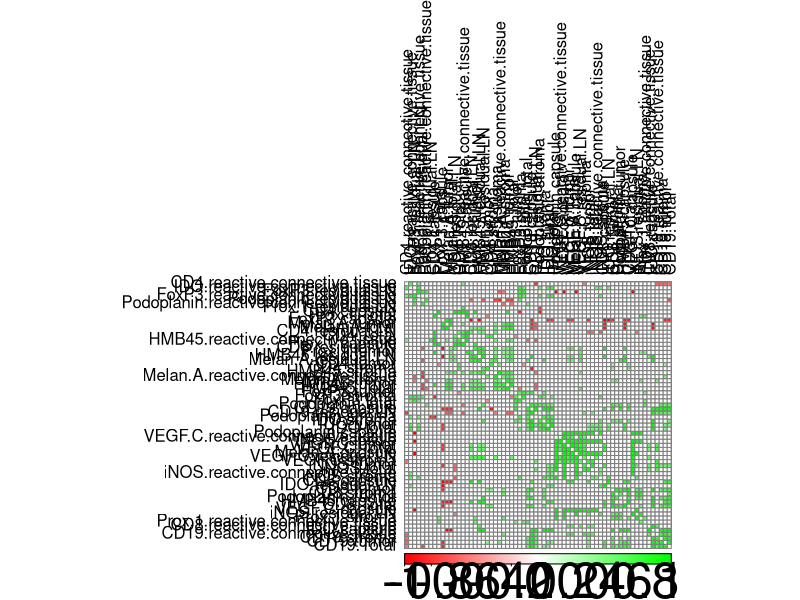
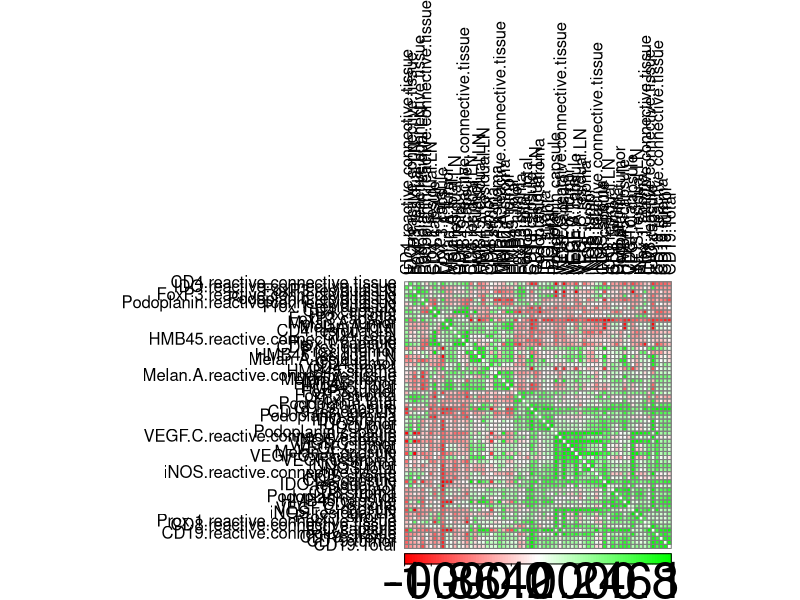
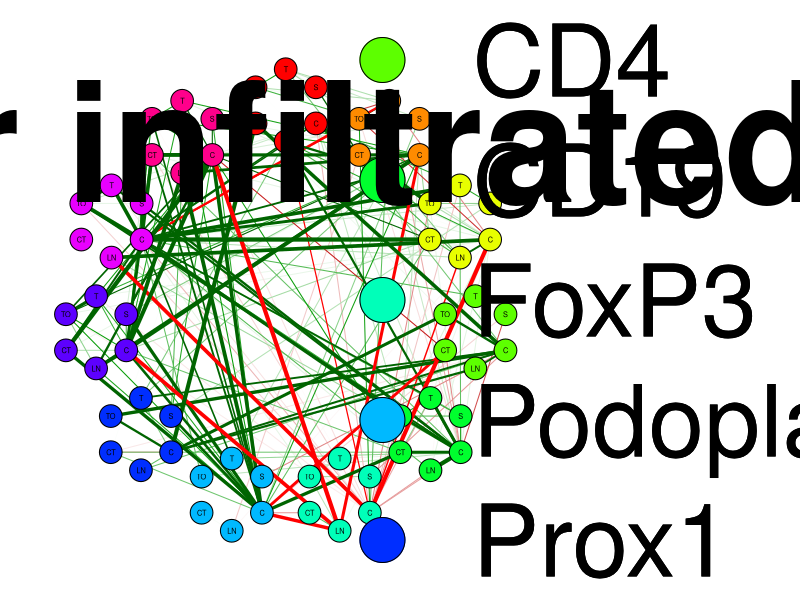
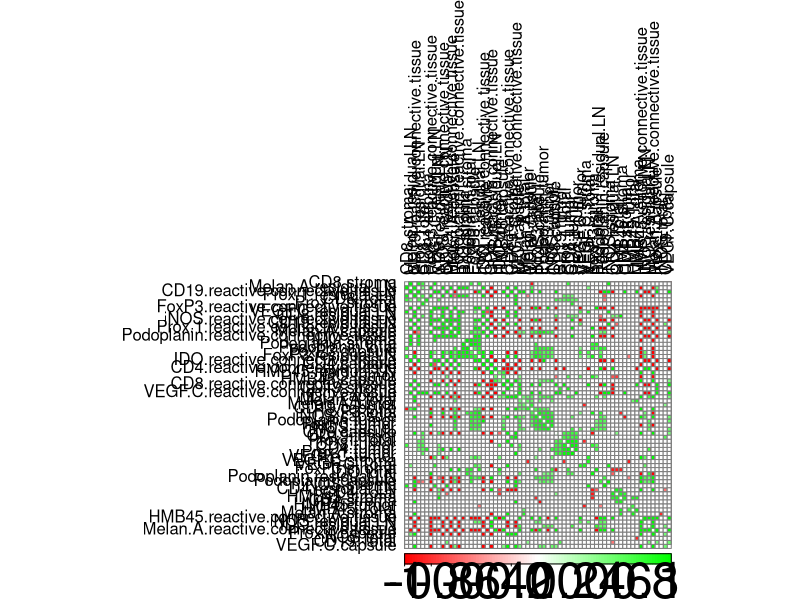

These charts were generated, in order, by the following R code: (Note: this script raises an error after producing the figures.)
## ---- chunk 1
HighTumorInfLN_data<-read.table('High tumor infiltrated LN.csv',head=TRUE,sep=",",row.names=NULL,stringsAsFactors = FALSE)
id<-c(9:ncol(HighTumorInfLN_data))
HighTumorInfLN_data[,id]<-as.numeric(as.character(unlist(HighTumorInfLN_data[,id])))

LowTumorInfLN_data<-read.table('Low tumor infiltrated LN.csv',head=TRUE,sep=",",row.names=NULL,stringsAsFactors = FALSE)
id<-c(8:ncol(LowTumorInfLN_data))
LowTumorInfLN_data[,id]<-as.numeric(as.character(unlist(LowTumorInfLN_data[,id])))

LN_responder<-read.table('LN from Responder.csv',head=TRUE,sep=",",row.names=NULL,stringsAsFactors = FALSE)
id<-c(8:ncol(LN_responder))
LN_responder[,id]<-as.numeric(as.character(unlist(LN_responder[,id])))

LN_nonresponder<-read.table('LN from Non Responder.csv',head=TRUE,sep=",",row.names=NULL,stringsAsFactors = FALSE)
id<-c(9:ncol(LN_nonresponder))
LN_nonresponder[,id]<-as.numeric(as.character(unlist(LN_nonresponder[,id])))
## ---- chunk 2
HighTumorInfLN_data[,9:(ncol(HighTumorInfLN_data)-2)]<-apply(HighTumorInfLN_data[,9:(ncol(HighTumorInfLN_data)-2)],2,function(x){x-median(x,na.rm=TRUE)})
#Recalculate ratio CD8/FoxP3 in tumor and stroma
HighTumorInfLN_data$Ratio.CD8.FoxP3.tumor<-HighTumorInfLN_data$CD8.tumor/HighTumorInfLN_data$FoxP3.tumor
HighTumorInfLN_data$Ratio.CD8.FoxP3.stroma<-HighTumorInfLN_data$CD8.stroma/HighTumorInfLN_data$FoxP3.stroma

LowTumorInfLN_data[,8:(ncol(LowTumorInfLN_data)-2)]<-apply(LowTumorInfLN_data[,8:(ncol(LowTumorInfLN_data)-2)],2,function(x){x-median(x,na.rm=TRUE)})
#Recalculate ratio CD8/FoxP3 in tumor and stroma
LowTumorInfLN_data$Ratio.CD8.FoxP3.tumor<-HighTumorInfLN_data$CD8.tumor/HighTumorInfLN_data$FoxP3.tumor
LowTumorInfLN_data$Ratio.CD8.FoxP3.stroma<-HighTumorInfLN_data$CD8.stroma/HighTumorInfLN_data$FoxP3.stroma

LN_responder[,8:(ncol(LN_responder)-2)]<-apply(LN_responder[,8:(ncol(LN_responder)-2)],2,function(x){x-median(x,na.rm=TRUE)})
#Recalculate ratio CD8/FoxP3 in tumor and stroma
LN_responder$Ratio.CD8.FoxP3.tumor<-LN_responder$CD8.tumor/LN_responder$FoxP3.tumor
LN_responder$Ratio.CD8.FoxP3.stroma<-LN_responder$CD8.stroma/LN_responder$FoxP3.stroma

LN_nonresponder[,9:(ncol(LN_nonresponder)-2)]<-apply(LN_nonresponder[,9:(ncol(LN_nonresponder)-2)],2,function(x){x-median(x,na.rm=TRUE)})
#Recalculate ratio CD8/FoxP3 in tumor and stroma
LN_nonresponder$Ratio.CD8.FoxP3.tumor<-LN_nonresponder$CD8.tumor/LN_nonresponder$FoxP3.tumor
LN_nonresponder$Ratio.CD8.FoxP3.stroma<-LN_nonresponder$CD8.stroma/LN_nonresponder$FoxP3.stroma
## ---- chunk 3
library(Hmisc)
library(corrplot)
library(qgraph)
data<-as.matrix(HighTumorInfLN_data[,9:74])
data<-rcorr(data)

col1 <- colorRampPalette(c("red", "white", "green"))
tiff(filename = "HighTumorInfLN correlation map.tiff", width =2000, height = 2000,units = "px", pointsize = 12, bg = "white", res = NA)
corrplot(data$r,method="color",type="full",order="hclust",p.mat = data$P, insig = "blank",col=col1(100),tl.col = "black",addgrid.col = "gray50",diag=FALSE,tl.cex=1, cl.pos = "b",cl.cex=3,cl.offset=0.1,sig.level = 0.1)
dev.off()

tiff(filename = "HighTumorInfLN correlation map without pval.tiff", width =2000, height = 2000,units = "px", pointsize = 12, bg = "white", res = NA)
corrplot(data$r,method="color",type="full",order="hclust",col=col1(100),tl.col = "black",addgrid.col = "gray50",diag=FALSE,tl.cex=1, cl.pos = "b",cl.cex=3,cl.offset=0.1)
dev.off()

staining_groups<-list(HMB45=c(1:6),MelanA=c(7:12),CD8=c(13:18),CD4=c(19:24),CD19=c(25:30),FoxP3=c(31:36),Podoplanin=c(37:42),Prox1=c(43:48),VEGFc=c(49:54),IDO=c(55:60),iNOS=c(61:66))
colnames(data$r)<-sub('HMB45.','',colnames(data$r))
colnames(data$r)<-sub('Melan.A.','',colnames(data$r))
colnames(data$r)<-sub('CD8.','',colnames(data$r))
colnames(data$r)<-sub('CD4.','',colnames(data$r))
colnames(data$r)<-sub('CD19.','',colnames(data$r))
colnames(data$r)<-sub('FoxP3.','',colnames(data$r))
colnames(data$r)<-sub('Podoplanin.','',colnames(data$r))
colnames(data$r)<-sub('Prox.1.','',colnames(data$r))
colnames(data$r)<-sub('VEGF.C.','',colnames(data$r))
colnames(data$r)<-sub('IDO.','',colnames(data$r))
colnames(data$r)<-sub('iNOS.','',colnames(data$r))
rownames(data$r)<-colnames(data$r)
rownames(data$r)<-rep(c('T','S','C','LN','CT','TO'),11)
colnames(data$r)<-rownames(data$r)
tiff(filename = "HighTumorInfLN correlation circular graph.tiff", width =3000, height = 2000,units = "px", pointsize = 12, bg = "white", res = NA)
Q<-qgraph(data$r,minimum=0.8,threshold=0.8,cut=0.95,vsize=3,groups=staining_groups,legend.cex=3,edge.width=.5)
title("High Tumor infiltrated LN Dataset",line=-6,cex.main = 10)
dev.off()
## ---- chunk 4
data<-as.matrix(LowTumorInfLN_data[,8:73])
data<-rcorr(data)

col1 <- colorRampPalette(c("red", "white", "green"))
tiff(filename = "LowTumorInfLN correlation map.tiff", width =2000, height = 2000,units = "px", pointsize = 12, bg = "white", res = NA)
corrplot(data$r,method="color",type="full",order="hclust",p.mat = data$P, insig = "blank",col=col1(100),tl.col = "black",addgrid.col = "gray50",diag=FALSE,tl.cex=1, cl.pos = "b",cl.cex=3,cl.offset=0.1,sig.level = 0.1)
dev.off()

tiff(filename = "LowTumorInfLN correlation map without pval.tiff", width =2000, height = 2000,units = "px", pointsize = 12, bg = "white", res = NA)
corrplot(data$r,method="color",type="full",order="hclust",col=col1(100),tl.col = "black",addgrid.col = "gray50",diag=FALSE,tl.cex=1, cl.pos = "b",cl.cex=3,cl.offset=0.1)
dev.off()

staining_groups<-list(HMB45=c(1:6),MelanA=c(7:12),CD8=c(13:18),CD4=c(19:24),CD19=c(25:30),FoxP3=c(31:36),Podoplanin=c(37:42),Prox1=c(43:48),VEGFc=c(49:54),IDO=c(55:60),iNOS=c(61:66))
colnames(data$r)<-sub('HMB45.','',colnames(data$r))
colnames(data$r)<-sub('Melan.A.','',colnames(data$r))
colnames(data$r)<-sub('CD8.','',colnames(data$r))
colnames(data$r)<-sub('CD4.','',colnames(data$r))
colnames(data$r)<-sub('CD19.','',colnames(data$r))
colnames(data$r)<-sub('FoxP3.','',colnames(data$r))
colnames(data$r)<-sub('Podoplanin.','',colnames(data$r))
colnames(data$r)<-sub('Prox.1.','',colnames(data$r))
colnames(data$r)<-sub('VEGF.C.','',colnames(data$r))
colnames(data$r)<-sub('IDO.','',colnames(data$r))
colnames(data$r)<-sub('iNOS.','',colnames(data$r))
rownames(data$r)<-colnames(data$r)
rownames(data$r)<-rep(c('T','S','C','LN','CT','TO'),11)
colnames(data$r)<-rownames(data$r)
tiff(filename = "LowTumorInfLN correlation circular graph.tiff", width =3000, height = 2000,units = "px", pointsize = 12, bg = "white", res = NA)
Q<-qgraph(data$r,minimum=0.9,threshold=0.9,vsize=3,groups=staining_groups,legend.cex=3)
title("Low Tumor infiltrated LN Dataset",line=-6,cex.main = 10)
dev.off()
## ---- chunk 5
data<-as.matrix(LNresponder[,8:73])
data<-rcorr(data)

col1 <- colorRampPalette(c("red", "white", "green"))
tiff(filename = "LN responders correlation map.tiff", width =2000, height = 2000,units = "px", pointsize = 12, bg = "white", res = NA)
corrplot(data$r,method="color",type="full",order="hclust",p.mat = data$P, insig = "blank",col=col1(100),tl.col = "black",addgrid.col = "gray50",diag=FALSE,tl.cex=1, cl.pos = "b",cl.cex=3,cl.offset=0.1,sig.level = 0.1)
dev.off()

tiff(filename = "LN responders correlation map without pval.tiff", width =2000, height = 2000,units = "px", pointsize = 12, bg = "white", res = NA)
corrplot(data$r,method="color",type="full",order="hclust",col=col1(100),tl.col = "black",addgrid.col = "gray50",diag=FALSE,tl.cex=1, cl.pos = "b",cl.cex=3,cl.offset=0.1)
dev.off()

staining_groups<-list(HMB45=c(1:6),MelanA=c(7:12),CD8=c(13:18),CD4=c(19:24),CD19=c(25:30),FoxP3=c(31:36),Podoplanin=c(37:42),Prox1=c(43:48),VEGFc=c(49:54),IDO=c(55:60),iNOS=c(61:66))
colnames(data$r)<-sub('HMB45.','',colnames(data$r))
colnames(data$r)<-sub('Melan.A.','',colnames(data$r))
colnames(data$r)<-sub('CD8.','',colnames(data$r))
colnames(data$r)<-sub('CD4.','',colnames(data$r))
colnames(data$r)<-sub('CD19.','',colnames(data$r))
colnames(data$r)<-sub('FoxP3.','',colnames(data$r))
colnames(data$r)<-sub('Podoplanin.','',colnames(data$r))
colnames(data$r)<-sub('Prox.1.','',colnames(data$r))
colnames(data$r)<-sub('VEGF.C.','',colnames(data$r))
colnames(data$r)<-sub('IDO.','',colnames(data$r))
colnames(data$r)<-sub('iNOS.','',colnames(data$r))
rownames(data$r)<-colnames(data$r)
rownames(data$r)<-rep(c('T','S','C','LN','CT','TO'),11)
colnames(data$r)<-rownames(data$r)
tiff(filename = "LN responders correlation circular graph.tiff", width =3000, height = 2000,units = "px", pointsize = 12, bg = "white", res = NA)
Q<-qgraph(data$r,minimum=0.95,threshold=0.95,cut=0.99,vsize=3,groups=staining_groups,legend.cex=3,edge.width=.5)
title("LN responders dataset",line=-6,cex.main = 10)
dev.off()
## ---- chunk 6
data<-as.matrix(LN_nonresponder[,9:74])
data<-rcorr(data)

col1 <- colorRampPalette(c("red", "white", "green"))
tiff(filename = "LN non responders correlation map.tiff", width =2000, height = 2000,units = "px", pointsize = 12, bg = "white", res = NA)
corrplot(data$r,method="color",type="full",order="hclust",p.mat = data$P, insig = "blank",col=col1(100),tl.col = "black",addgrid.col = "gray50",diag=FALSE,tl.cex=1, cl.pos = "b",cl.cex=3,cl.offset=0.1,sig.level = 0.1)
dev.off()

tiff(filename = "LN non responders correlation map without pval.tiff", width =2000, height = 2000,units = "px", pointsize = 12, bg = "white", res = NA)
corrplot(data$r,method="color",type="full",order="hclust",col=col1(100),tl.col = "black",addgrid.col = "gray50",diag=FALSE,tl.cex=1, cl.pos = "b",cl.cex=3,cl.offset=0.1)
dev.off()

staining_groups<-list(HMB45=c(1:6),MelanA=c(7:12),CD8=c(13:18),CD4=c(19:24),CD19=c(25:30),FoxP3=c(31:36),Podoplanin=c(37:42),Prox1=c(43:48),VEGFc=c(49:54),IDO=c(55:60),iNOS=c(61:66))
colnames(data$r)<-sub('HMB45.','',colnames(data$r))
colnames(data$r)<-sub('Melan.A.','',colnames(data$r))
colnames(data$r)<-sub('CD8.','',colnames(data$r))
colnames(data$r)<-sub('CD4.','',colnames(data$r))
colnames(data$r)<-sub('CD19.','',colnames(data$r))
colnames(data$r)<-sub('FoxP3.','',colnames(data$r))
colnames(data$r)<-sub('Podoplanin.','',colnames(data$r))
colnames(data$r)<-sub('Prox.1.','',colnames(data$r))
colnames(data$r)<-sub('VEGF.C.','',colnames(data$r))
colnames(data$r)<-sub('IDO.','',colnames(data$r))
colnames(data$r)<-sub('iNOS.','',colnames(data$r))
rownames(data$r)<-colnames(data$r)
rownames(data$r)<-rep(c('T','S','C','LN','CT','TO'),11)
colnames(data$r)<-rownames(data$r)
tiff(filename = "LN non responders correlation circular graph.tiff", width =3000, height = 2000,units = "px", pointsize = 12, bg = "white", res = NA)
Q<-qgraph(data$r,minimum=0.8,threshold=0.8,cut=0.95,vsize=3,groups=staining_groups,legend.cex=3,edge.width=.5)
title("LN responders dataset",line=-6,cex.main = 10)
dev.off()
